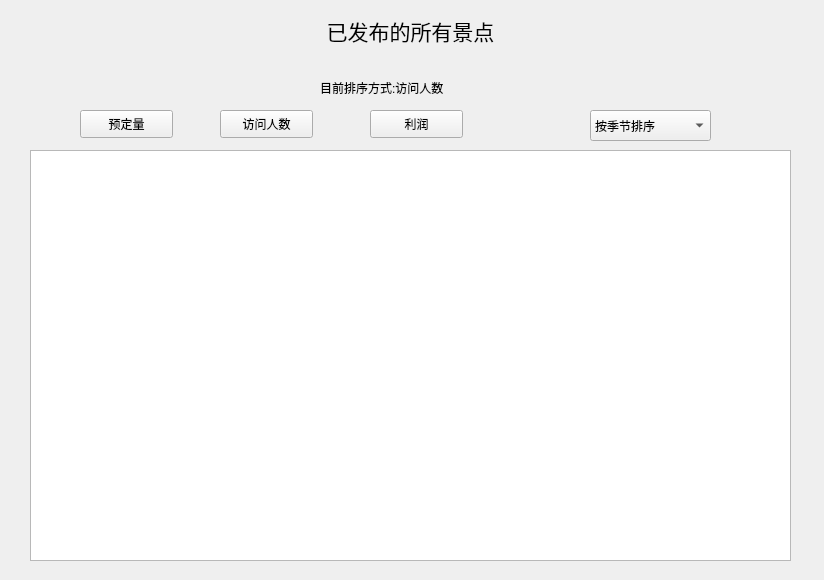
<?xml version="1.0" encoding="UTF-8"?>
<ui version="4.0">
 <class>admincount</class>
 <widget class="QMainWindow" name="admincount">
  <property name="geometry">
   <rect>
    <x>0</x>
    <y>0</y>
    <width>824</width>
    <height>580</height>
   </rect>
  </property>
  <property name="windowTitle">
   <string>已发布景点</string>
  </property>
  <widget class="QWidget" name="centralwidget">
   <widget class="QListWidget" name="list">
    <property name="geometry">
     <rect>
      <x>30</x>
      <y>150</y>
      <width>761</width>
      <height>411</height>
     </rect>
    </property>
   </widget>
   <widget class="QLabel" name="label">
    <property name="geometry">
     <rect>
      <x>0</x>
      <y>0</y>
      <width>821</width>
      <height>61</height>
     </rect>
    </property>
    <property name="font">
     <font>
      <family>微软雅黑</family>
      <pointsize>16</pointsize>
     </font>
    </property>
    <property name="text">
     <string>已发布的所有景点</string>
    </property>
    <property name="alignment">
     <set>Qt::AlignCenter</set>
    </property>
   </widget>
   <widget class="QPushButton" name="num">
    <property name="geometry">
     <rect>
      <x>80</x>
      <y>110</y>
      <width>93</width>
      <height>28</height>
     </rect>
    </property>
    <property name="text">
     <string>预定量</string>
    </property>
   </widget>
   <widget class="QPushButton" name="people">
    <property name="geometry">
     <rect>
      <x>220</x>
      <y>110</y>
      <width>93</width>
      <height>28</height>
     </rect>
    </property>
    <property name="text">
     <string>访问人数</string>
    </property>
   </widget>
   <widget class="QPushButton" name="pro">
    <property name="geometry">
     <rect>
      <x>370</x>
      <y>110</y>
      <width>93</width>
      <height>28</height>
     </rect>
    </property>
    <property name="text">
     <string>利润</string>
    </property>
   </widget>
   <widget class="QComboBox" name="season">
    <property name="geometry">
     <rect>
      <x>590</x>
      <y>110</y>
      <width>121</width>
      <height>31</height>
     </rect>
    </property>
    <item>
     <property name="text">
      <string>按季节排序</string>
     </property>
    </item>
    <item>
     <property name="text">
      <string>春季</string>
     </property>
    </item>
    <item>
     <property name="text">
      <string>夏季</string>
     </property>
    </item>
    <item>
     <property name="text">
      <string>秋季</string>
     </property>
    </item>
    <item>
     <property name="text">
      <string>冬季</string>
     </property>
    </item>
   </widget>
   <widget class="QLabel" name="sort_type">
    <property name="geometry">
     <rect>
      <x>320</x>
      <y>80</y>
      <width>171</width>
      <height>16</height>
     </rect>
    </property>
    <property name="text">
     <string>目前排序方式:访问人数</string>
    </property>
   </widget>
  </widget>
 </widget>
 <resources/>
 <connections/>
</ui>
